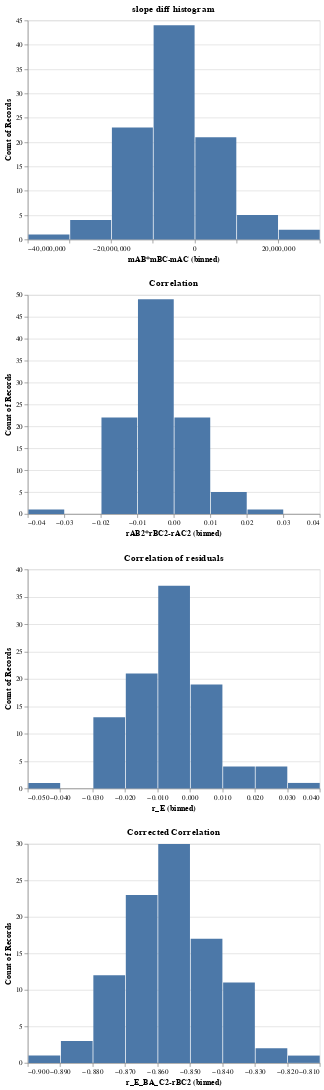

Notebook cell for this chart:
### Code cell
def stats_graphs(d):
    d['rAB2*rBC2-rAC2']=d.rAB**2 * d.rBC**2 - d.rAC**2
    d['r_E_BA_C2-rBC2'] = d.r_E_BA_C**2 - d.rBC**2
    #d['rAC2'] = d.rAC**2
    d['mAB*mBC-mAC'] = d.mAB*d.mBC - d.mAC
    L,U = compute_confidence_interval(d.rAC**2, d['n'])
    d['confidence'] = confidence_status(L, U, d.rAB**2*d.rBC**2)
    slope_histogram = alt.Chart(d).mark_bar().encode(
        x=alt.X('mAB*mBC-mAC:Q', bin=True),
        y='count()').properties(title="slope diff histogram")

    bincount = 100
    ticks = 10

    correlation_graph = alt.Chart(d).mark_bar().encode(
        x=alt.X('rAB2*rBC2-rAC2:Q',bin=True,
                   axis=alt.Axis(
                    tickCount=ticks,
                    grid=False)),
        y='count()').properties(
            title="Correlation")
    residual_correlation = alt.Chart(d).mark_bar().encode(
        x=alt.X('r_E:Q', bin=True),
        y='count()').properties(title="Correlation of residuals")
    corrected_correlation = alt.Chart(d).mark_bar().encode(
        x=alt.X("r_E_BA_C2-rBC2:Q", bin=True),
        y='count()').properties(
        title="Corrected Correlation")

    return alt.vconcat(slope_histogram,correlation_graph,residual_correlation, corrected_correlation)

stats_graphs(d)
